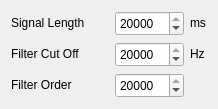
               <widget class="QWidget" name="page_2">
                <layout class="QVBoxLayout" name="verticalLayout">
                 <item>
                  <layout class="QHBoxLayout" name="horizontalLayout_4">
                   <item>
                    <widget class="QLabel" name="label_8">
                     <property name="minimumSize">
                      <size>
                       <width>98</width>
                       <height>16</height>
                      </size>
                     </property>
                     <property name="maximumSize">
                      <size>
                       <width>98</width>
                       <height>16</height>
                      </size>
                     </property>
                     <property name="text">
                      <string>Signal Length</string>
                     </property>
                    </widget>
                   </item>
                   <item>
                    <widget class="QSpinBox" name="spinBox_4">
                     <property name="minimumSize">
                      <size>
                       <width>69</width>
                       <height>25</height>
                      </size>
                     </property>
                     <property name="maximumSize">
                      <size>
                       <width>69</width>
                       <height>25</height>
                      </size>
                     </property>
                     <property name="maximum">
                      <number>20000</number>
                     </property>
                     <property name="value">
                      <number>20000</number>
                     </property>
                    </widget>
                   </item>
                   <item>
                    <widget class="QLabel" name="label_9">
                     <property name="minimumSize">
                      <size>
                       <width>17</width>
                       <height>16</height>
                      </size>
                     </property>
                     <property name="maximumSize">
                      <size>
                       <width>17</width>
                       <height>16</height>
                      </size>
                     </property>
                     <property name="text">
                      <string>ms</string>
                     </property>
                    </widget>
                   </item>
                  </layout>
                 </item>
                 <item>
                  <layout class="QHBoxLayout" name="horizontalLayout_5">
                   <item>
                    <widget class="QLabel" name="label_10">
                     <property name="minimumSize">
                      <size>
                       <width>98</width>
                       <height>16</height>
                      </size>
                     </property>
                     <property name="maximumSize">
                      <size>
                       <width>98</width>
                       <height>16</height>
                      </size>
                     </property>
                     <property name="text">
                      <string>Filter Cut Off</string>
                     </property>
                    </widget>
                   </item>
                   <item>
                    <widget class="QSpinBox" name="spinBox_5">
                     <property name="minimumSize">
                      <size>
                       <width>69</width>
                       <height>25</height>
                      </size>
                     </property>
                     <property name="maximumSize">
                      <size>
                       <width>69</width>
                       <height>25</height>
                      </size>
                     </property>
                     <property name="maximum">
                      <number>20000</number>
                     </property>
                     <property name="value">
                      <number>20000</number>
                     </property>
                    </widget>
                   </item>
                   <item>
                    <widget class="QLabel" name="label_11">
                     <property name="minimumSize">
                      <size>
                       <width>17</width>
                       <height>16</height>
                      </size>
                     </property>
                     <property name="maximumSize">
                      <size>
                       <width>17</width>
                       <height>16</height>
                      </size>
                     </property>
                     <property name="text">
                      <string>Hz</string>
                     </property>
                    </widget>
                   </item>
                  </layout>
                 </item>
                 <item>
                  <layout class="QHBoxLayout" name="horizontalLayout_6">
                   <item>
                    <widget class="QLabel" name="label_12">
                     <property name="minimumSize">
                      <size>
                       <width>98</width>
                       <height>16</height>
                      </size>
                     </property>
                     <property name="maximumSize">
                      <size>
                       <width>98</width>
                       <height>16</height>
                      </size>
                     </property>
                     <property name="text">
                      <string>Filter Order</string>
                     </property>
                    </widget>
                   </item>
                   <item>
                    <widget class="QSpinBox" name="spinBox_6">
                     <property name="minimumSize">
                      <size>
                       <width>69</width>
                       <height>25</height>
                      </size>
                     </property>
                     <property name="maximumSize">
                      <size>
                       <width>69</width>
                       <height>25</height>
                      </size>
                     </property>
                     <property name="maximum">
                      <number>20000</number>
                     </property>
                     <property name="value">
                      <number>20000</number>
                     </property>
                    </widget>
                   </item>
                   <item>
                    <widget class="QLabel" name="label_13">
                     <property name="minimumSize">
                      <size>
                       <width>17</width>
                       <height>16</height>
                      </size>
                     </property>
                     <property name="maximumSize">
                      <size>
                       <width>17</width>
                       <height>16</height>
                      </size>
                     </property>
                     <property name="text">
                      <string/>
                     </property>
                    </widget>
                   </item>
                  </layout>
                 </item>
                </layout>
               </widget>
